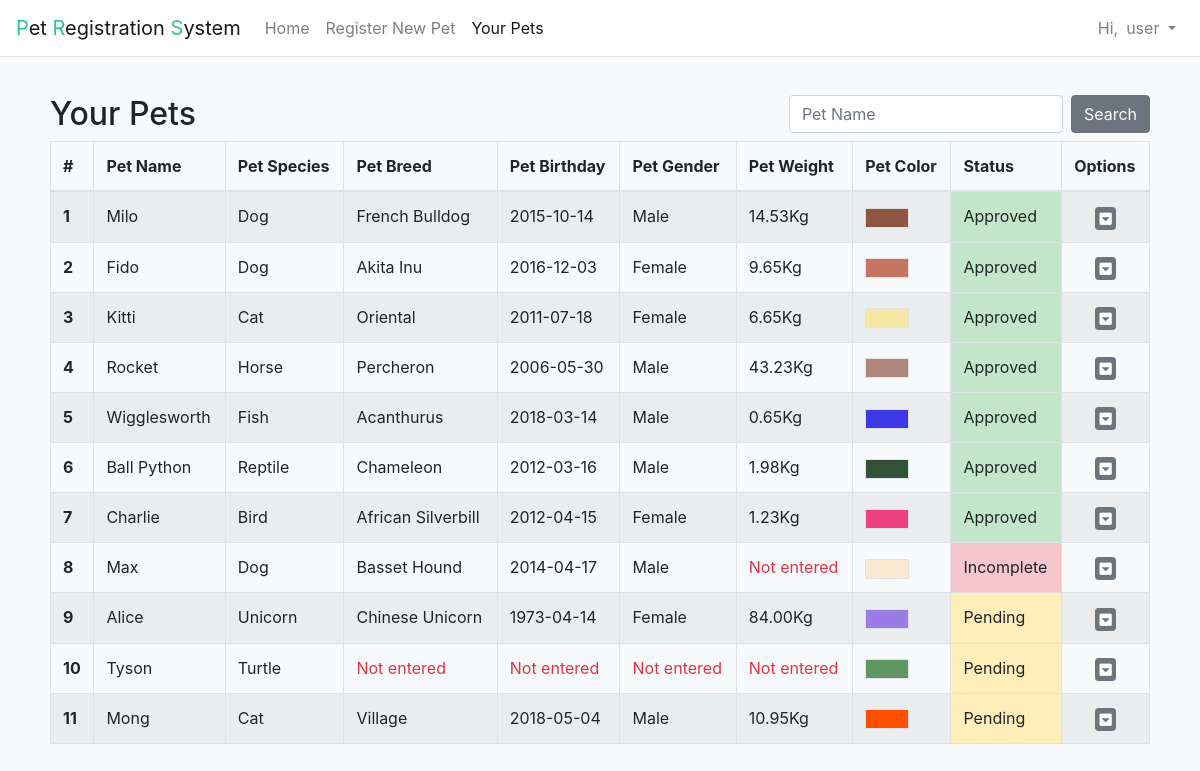
The app's page /view.php (signed in) with its own data.
### tables this page shows
CREATE TABLE `pet` (
  `petID` int(11) NOT NULL,
  `petName` varchar(50) NOT NULL,
  `petAge` date DEFAULT NULL,
  `petSpecies` varchar(15) DEFAULT NULL,
  `petGender` varchar(6) DEFAULT NULL,
  `petWeight` decimal(5,2) DEFAULT NULL,
  `petBreed` varchar(50) DEFAULT NULL,
  `petColor` varchar(10) DEFAULT NULL,
  `userID` varchar(16) NOT NULL,
  `status` varchar(15) NOT NULL
);

### view.php (the view, shortened to what this page needs)
<?php
$petNameSearch = @$_POST["PetNameSearch"];
$x = 1;
?>
<!doctype html>
<html lang="en">
<head>
  <link rel="stylesheet" href="./css/bootstrap.css">
  <link rel="stylesheet" href="./css/all.css">
  <link rel="stylesheet" href="./css/style.css">
</head>
<body class="bg-light">
  <nav class="navbar navbar-light navbar-expand fixed-top d-flex" role="navigation">
    <a class="navbar-brand" href="./index.php"><b>P</b>et <b>R</b>egistration <b>S</b>ystem</a>
    <div class="navbar-nav">
      <?php
      if(empty($_SESSION["UType"])){
        ?>
        <a class="nav-link nav-item" href="./index.php">Home</a>
        <?php
      }
      elseif($_SESSION["UType"] == "admin"){
        ?>
        <a class="nav-link nav-item" href="./index.php">Home</a>
        <?php
      }
      elseif($_SESSION["UType"] == "user"){
        ?>
        <a class="nav-link nav-item" href="./index.php">Home</a>
        <a class="nav-link nav-item" href="./register.php">Register New Pet</a>
        <a class="nav-link nav-item active" href="./view.php">Your Pets</a>
        <?php
      }
      ?>
    </div>
    <?php
    if(!isset($_SESSION["UID"])){
      ?>
      <ul class="navbar-nav ml-auto">
        <li class="nav-item dropdown">
          <a class="nav-link dropdown-toggle" href="#" id="navbarDropdown" role="button" data-toggle="dropdown" aria-haspopup="true" aria-expanded="false"><i class="far fa-user"></i> Login</a>
          <div class="dropdown-menu userMenu" aria-labelledby="navbarDropdown">
            <form action="./login_process.php" method="post" class="custom-dropdown-item login-form">
              <div class="form-row">
                <div class="form-group mb-2">
                  <div class="input-group">
                    <div class="input-group-prepend">
                      <span class="input-group-text"><i class="fa fa-user"></i></span>
                    </div>
                    <input type="text" name="userID" class="form-control" placeholder="Username" required>
                  </div>
                </div>
              </div>
              <div class="form-row">
                <div class="form-group mb-2">
                  <div class="input-group">
                    <div class="input-group-prepend">
                      <span class="input-group-text"><i class="fa fa-lock"></i></span>
                    </div>
                    <input type="password" name="userPwd" class="form-control" placeholder="Password" required>
                    <div style="opacity:0; display: block; width: 100%; color: white; line-height: 20%;">ssssssssssssssssssssssssssssss</div>
                  </div>
                </div>
              </div>
              <button type="submit" class="btn btn-primary btn-block">Login</button>
            </form>
          </div>
        </li>
      </ul>
      <?php
    }
    else{
      ?>
      <span class="navbar-text ml-auto">Hi,</span>
      <ul class="navbar-nav">
        <li class="nav-item dropdown">
          <a class="nav-link dropdown-toggle" href="#" id="navbarDropdown" role="button" data-toggle="dropdown" aria-haspopup="true" aria-expanded="false">
            <?php
            echo $_SESSION["UID"];
            ?>
          </a>
        </li>
      </ul>
      <?php
    }
    ?>
  </nav>
  <?php
  require_once "config.php";
  if(!$link){
    die("Could not connect: " . mysqli_connect_error());
  }
  else{
    if(@$_POST["PetNameSearch"]){
      $queryGet = "SELECT * FROM pet
      WHERE (`petName` LIKE '%".$petNameSearch."%') AND (userID = '".$_SESSION["UID"]."')";
    }
    else{
      $queryGet = "select * from pet
      where userID = '".$_SESSION["UID"]."'";
    }
    $resultGet = mysqli_query($link,$queryGet);
    if(!$resultGet){
      die("Invalid query: " . mysqli_error($link));
    }
    else{
      ?>
      <div class="view-top-content bg-light">
        <div class="container-fluid view-container">
          <div class="row justify-content-center">
            <div class="col-12">
              <?php
              if(@$_POST["PetNameSearch"]){
                ?>
                <h2 class="float-left">
                  Search Results for <small class="text-muted" style="font-size: 0.8em">"<?php echo $petNameSearch ?>"</small>
                </h2>
                <?php
              }
              else{
                ?>
                <h2 class="float-left">Your Pets</h2>
                <?php
              }
              ?>
              <form action="view.php" method="POST" class="form-inline float-right">
                <input class="form-control mr-2" type="text" name="PetNameSearch" placeholder="Pet Name" maxlength="50" aria-label="Search">
                <input class="btn btn-secondary" type="submit" value="Search">
              </form>
              <table class="table table-striped table-bordered">
                <thead class="">
                  <tr>
                    <th scope="col">#</th>
                    <th style="white-space:nowrap;" scope="col">Pet Name</th>
                    <th style="white-space:nowrap;" scope="col">Pet Species</th>
                    <th style="white-space:nowrap;" scope="col">Pet Breed</th>
                    <th style="white-space:nowrap;" scope="col">Pet Birthday</th>
                    <th style="white-space:nowrap;" scope="col">Pet Gender  </th>
                    <th style="white-space:nowrap;" scope="col">Pet Weight</th>
                    <th style="white-space:nowrap;" scope="col">Pet Color</th>
                    <th scope="col">Status</th>
                    <th scope="col">Options</th>
                  </tr>
                </thead>
                <tbody>
                  <?php
                  while($row=mysqli_fetch_array($resultGet,MYSQLI_BOTH)){
                    ?>
                    <tr>
                      <th scope="row">
                        <?php echo $x; $x++; ?>
                      </th>
                      <td><?php echo $row['petName'] ?></td>
                      <td><?php if($row['petSpecies'] == 'Not selected'){ echo "<p class=\"text-danger empty-warning\">Not selected</p>";} else{ echo $row['petSpecies']; } ?></td>
                      <td><?php if(!$row['petBreed']){ echo "<p class=\"text-danger empty-warning\">Not entered</p>";} else{ echo $row['petBreed']; } ?></td>
                      <td style="white-space:nowrap;"><?php if($row['petAge'] == '0000-00-00'){ echo "<p class=\"text-danger empty-warning\">Not entered</p>";} else{ echo $row['petAge']; } ?></td>
                      <td><?php if(!$row['petGender']){ echo "<p class=\"text-danger empty-warning\">Not entered</p>";} else{ echo $row['petGender']; } ?></td>
                      <td><?php if($row['petWeight'] == 0){ echo "<p class=\"text-danger empty-warning\">Not entered</p>";} else{ echo $row['petWeight'] . "Kg"; } ?></td>
                      <td>
                        <span style="vertical-align : middle; display: inline-block; width: 60%; height: 20px; background-color: <?php echo $row['petColor'] ?>" class="border"></span>
                      </td>
                      <?php
                      if($row['status'] == 'Pending'){
                        ?>
                        <td class="table-warning">
                          Pending
                        </td>
                        <?php
                      }
                      elseif($row['status'] == 'Incomplete'){
                        ?>
                        <td class="table-danger">
                          Incomplete
                        </td>
                        <?php
                      }
                      elseif($row['status'] == 'Approved'){
                        ?>
                        <td class="table-success">
                          Approved
                        </td>
                        <?php
                      }
                      ?>
                      <td class="text-center">
                        <button type="button" class="btn btn-secondary btn-sm view-custom-button" data-container="body" data-toggle="popover" data-placement="bottom" data-trigger="focus" data-content="<?php
                        if($row['status'] == 'Pending' || $row['status'] == 'Incomplete'){
                          ?>
                          <form  style='float:left; margin: 0 6px 8px 0' action='edit.php' method='POST'>
                            <input type='submit' name='action' value='Edit' class='btn btn-primary'>
                            <input type='hidden'name='petID' value='<?php echo $row['petID']; ?>'>
                          </form>
                          <form  style='float:right;' action='delete_process.php' method='POST'>
                            <input type='submit' name='action' value='Delete' class='btn btn-primary'>
                            <input type='hidden'name='petID' value='<?php echo $row['petID']; ?>'>
                          </form>
                          <?php
                        }
                        else{
                          echo "Aprroved data cannot be modified";
                        }
                        ?>" data-html="true">
                        <i class="fas fa-caret-square-down"></i>
                      </button>
                    </td>
                  </tr>
                  <?php
                }
                ?>
              </tbody>
            </table>
          </div>
        </div>
      </div>
    </div>
    <?php
    }
  }
  ?>
</body>
</html>

### css/all.css (style rules this page uses)
.fa, .fas, .far, .fal, .fab { -moz-osx-font-smoothing: grayscale; -webkit-font-smoothing: antialiased; display: inline-block; font-style: normal; font-variant: normal; text-rendering: auto; line-height: 1; }
.fa-caret-square-down:before { content: "\f150"; }
.fa, .fas { font-family: 'Font Awesome 5 Free'; font-weight: 900; }

### css/style.css (style rules this page uses)
.navbar { background:#fff; border-bottom:1px solid #dfe3e8; border-radius:0; }
.navbar .navbar-brand b { font-weight: 400; color: #29c68c; }
.view-top-content { padding: 95px 0 100px 0; height: 100%; }
.view-container { padding-left: 50px; padding-right: 50px; }
.view-custom-button { padding: 0 3px; }
.empty-warning { margin-bottom: 0; }

### records on screen
pet: petName "Milo", petSpecies "Dog", petBreed "French Bulldog", petAge "2015-10-14", petGender "Male", petWeight "14.53", status "Approved"
pet: petName "Fido", petSpecies "Dog", petBreed "Akita Inu", petAge "2016-12-03", petGender "Female", petWeight "9.65", status "Approved"
pet: petName "Kitti", petSpecies "Cat", petBreed "Oriental", petAge "2011-07-18", petGender "Female", petWeight "6.65", status "Approved"
pet: petName "Rocket", petSpecies "Horse", petBreed "Percheron", petAge "2006-05-30", petGender "Male", petWeight "43.23", status "Approved"
pet: petName "Wigglesworth", petSpecies "Fish", petBreed "Acanthurus", petAge "2018-03-14", petGender "Male", petWeight "0.65", status "Approved"
pet: petName "Ball Python", petSpecies "Reptile", petBreed "Chameleon", petAge "2012-03-16", petGender "Male", petWeight "1.98", status "Approved"
pet: petName "Charlie", petSpecies "Bird", petBreed "African Silverbill", petAge "2012-04-15", petGender "Female", petWeight "1.23", status "Approved"
pet: petName "Max", petSpecies "Dog", petBreed "Basset Hound", petAge "2014-04-17", petGender "Male", petWeight "Not entered", status "Incomplete"
pet: petName "Alice", petSpecies "Unicorn", petBreed "Chinese Unicorn", petAge "1973-04-14", petGender "Female", petWeight "84.00", status "Pending"
pet: petName "Tyson", petSpecies "Turtle", petBreed "Not entered", petAge "Not entered", petGender "Not entered", petWeight "Not entered", status "Pending"
pet: petName "Mong", petSpecies "Cat", petBreed "Village", petAge "2018-05-04", petGender "Male", petWeight "10.95", status "Pending"

### other values on screen
$_SESSION["UID"] "user"
